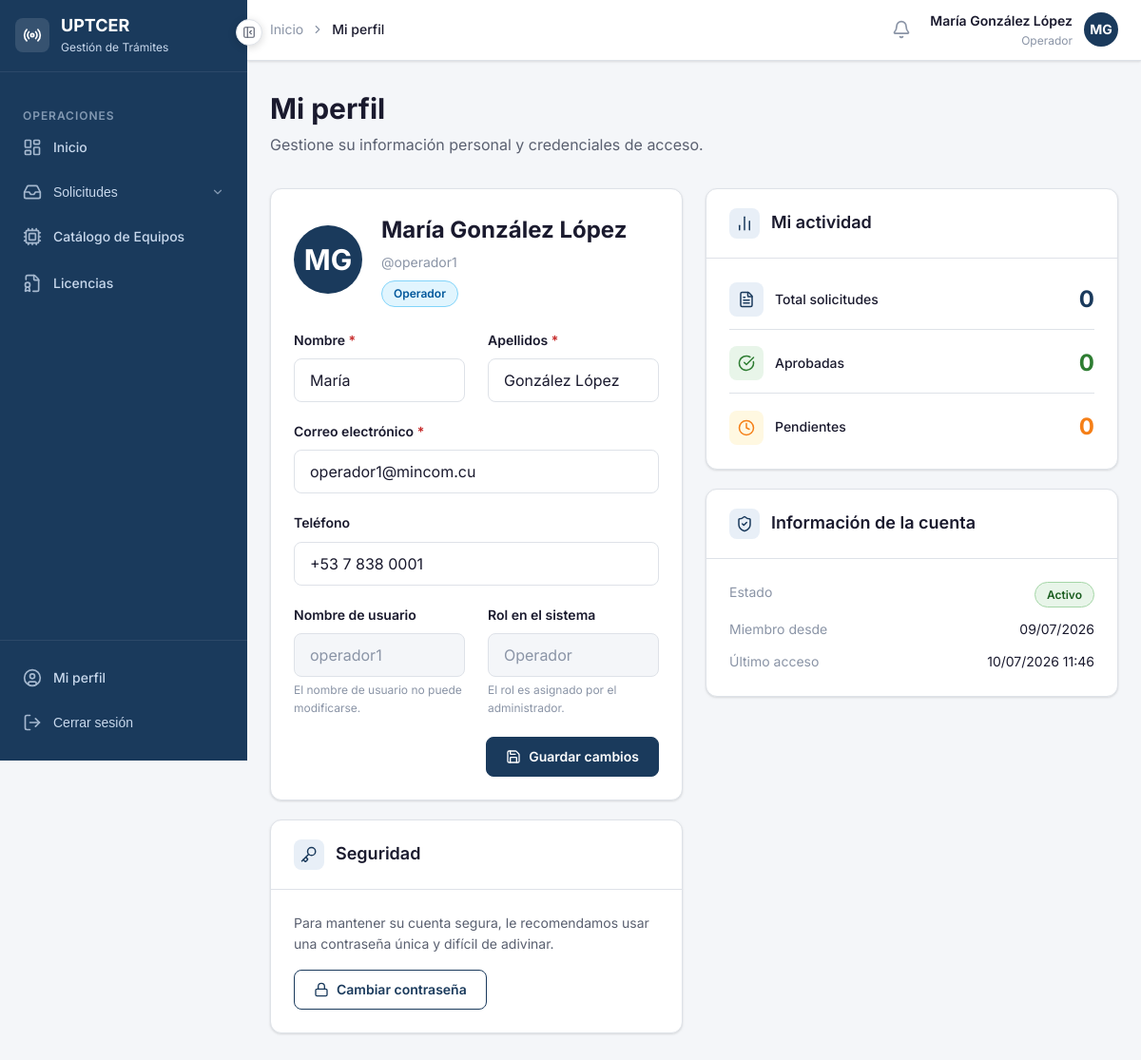
Before: /acceso/perfil/ (signed in) with the older database file.
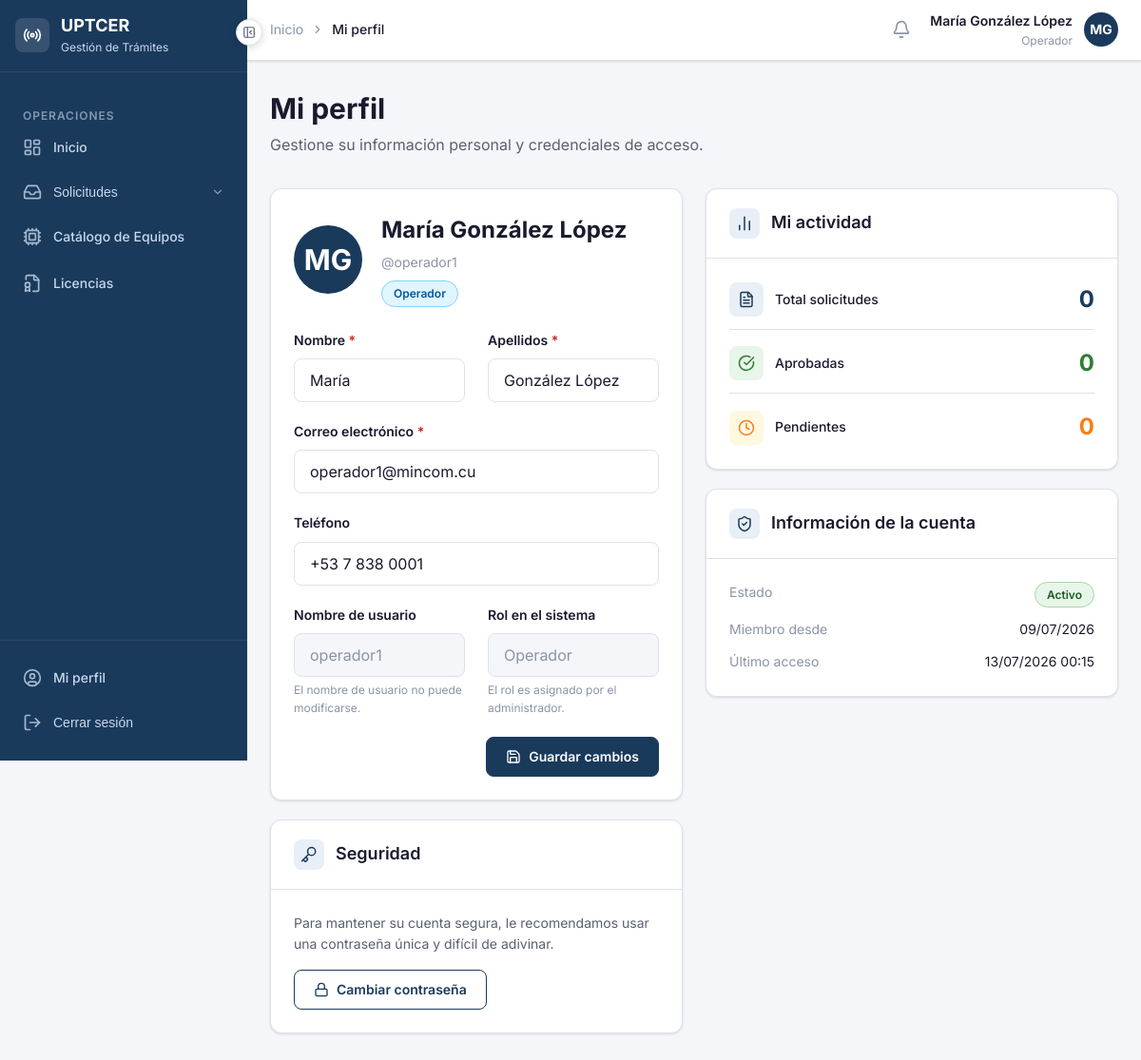
After: the same page with the newer database file.
### apps/accounts/models.py (models this page shows, shortened)
class Usuario(AbstractBaseUser, PermissionsMixin):
    ROL_PERSONA_NATURAL  = 'persona_natural'
    ROL_OPERADOR         = 'operador'
    ROL_ESPECIALISTA     = 'especialista'
    ROL_ADUANA           = 'aduana'
    ROL_DIRECTIVO        = 'directivo'
    ROLES = [
        (ROL_PERSONA_NATURAL, 'Persona Natural'),
        (ROL_OPERADOR,        'Operador'),
        (ROL_ESPECIALISTA,    'Especialista Técnico'),
        (ROL_ADUANA,          'Aduana'),
        (ROL_DIRECTIVO,       'Directivo'),
    ]
    username        = models.CharField('Usuario', max_length=150, unique=True)
    email           = models.EmailField('Correo electrónico', unique=True)
    nombre          = models.CharField('Nombre', max_length=100)
    apellidos       = models.CharField('Apellidos', max_length=100)
    rol             = models.CharField('Rol', max_length=30, choices=ROLES, default=ROL_PERSONA_NATURAL)
    telefono        = models.CharField('Teléfono', max_length=20, blank=True)
    activo          = models.BooleanField('Activo', default=True)
    fecha_registro  = models.DateTimeField('Fecha de registro', auto_now_add=True)
    is_active       = models.BooleanField(default=True)
    is_staff        = models.BooleanField(default=False)
    objects = UsuarioManager()
    USERNAME_FIELD  = 'username'
    REQUIRED_FIELDS = ['email', 'nombre', 'apellidos']
    class Meta:
        verbose_name        = 'Usuario'
        verbose_name_plural = 'Usuarios'
        ordering            = ['apellidos', 'nombre']
    def get_nombre_completo(self):
        return f'{self.nombre} {self.apellidos}'
    @property
    def es_persona_natural(self):
        return self.rol == self.ROL_PERSONA_NATURAL
    @property
    def es_operador(self):
        return self.rol == self.ROL_OPERADOR
    @property
    def es_especialista(self):
        return self.rol == self.ROL_ESPECIALISTA
    @property
    def es_aduana(self):
        return self.rol == self.ROL_ADUANA
    @property
    def es_directivo(self):
        return self.rol == self.ROL_DIRECTIVO

### apps/accounts/views.py (the view)
# urls.py: path('perfil/',                         views.perfil,                   name='perfil'),
@never_cache
@login_required
def perfil(request):
    usuario = request.user
    if request.method == 'POST':
        form = FormularioEditarPerfil(request.POST, instance=usuario)
        if form.is_valid():
            form.save()
            messages.success(request, 'Su perfil ha sido actualizado correctamente.')
            return redirect('accounts:perfil')
        else:
            messages.error(request, 'Por favor corrija los errores en el formulario.')
    else:
        form = FormularioEditarPerfil(instance=usuario)
    solicitudes = Solicitud.objects.filter(solicitante=usuario)
    return render(request, 'accounts/perfil.html', {
        'form':    form,
        'usuario': usuario,
        'estadisticas': {
            'total':      solicitudes.count(),
            'aprobadas':  solicitudes.filter(estado=Solicitud.ESTADO_APROBADA).count(),
            'pendientes': solicitudes.filter(estado__in=[
                              Solicitud.ESTADO_ENVIADA,
                              Solicitud.ESTADO_EN_REVISION
                          ]).count(),
        }
    })

### apps/accounts/forms.py
class FormularioEditarPerfil(forms.ModelForm):
    class Meta:
        model  = Usuario
        fields = ['nombre', 'apellidos', 'email', 'telefono']
        labels = {
            'nombre':    'Nombre',
            'apellidos': 'Apellidos',
            'email':     'Correo electrónico',
            'telefono':  'Teléfono',
        }
        widgets = {
            'nombre':    forms.TextInput(attrs={'class': 'campo-input'}),
            'apellidos': forms.TextInput(attrs={'class': 'campo-input'}),
            'email':     forms.EmailInput(attrs={'class': 'campo-input'}),
            'telefono':  forms.TextInput(attrs={'class': 'campo-input', 'placeholder': '+53 5 000 0000'}),
        }

### templates/accounts/perfil.html (shortened to what the changed rows need)
{% extends 'base/base.html' %}
{% block contenido %}
<div class="pagina-cabecera">
  <h1 class="pagina-titulo">Mi perfil</h1>
</div>
<div class="grid-2">
  <div style="display:flex;flex-direction:column;gap:var(--espacio-5);">
    <div class="tarjeta">
      <div class="tarjeta-cuerpo">
        <div style="display:flex;align-items:center;gap:var(--espacio-5);margin-bottom:var(--espacio-6);">
          <div style="width:72px;height:72px;border-radius:50%;background-color:var(--color-primario);display:flex;align-items:center;justify-content:center;color:white;font-size:var(--texto-2xl);font-weight:var(--peso-bold);flex-shrink:0;">
            {{ usuario.nombre|first|upper }}{{ usuario.apellidos|first|upper }}
          </div>
          <div>
            <div style="font-size:var(--texto-xl);font-weight:var(--peso-bold);color:var(--color-texto-principal);">
              {{ usuario.get_nombre_completo }}
            </div>
            <div style="font-size:var(--texto-sm);color:var(--color-texto-muted);margin-top:var(--espacio-1);">
              @{{ usuario.username }}
            </div>
            <div style="margin-top:var(--espacio-2);">
              <span class="badge badge-info">{{ usuario.get_rol_display }}</span>
            </div>
          </div>
        </div>
        <form method="post" novalidate>
          <div class="grid-2">
            <div class="campo-grupo">
              <label class="campo-etiqueta requerido">{{ form.nombre.label }}</label>
              {{ form.nombre }}
            </div>
            <div class="campo-grupo">
              <label class="campo-etiqueta requerido">{{ form.apellidos.label }}</label>
              {{ form.apellidos }}
            </div>
          </div>
          <div class="campo-grupo">
            <label class="campo-etiqueta requerido">{{ form.email.label }}</label>
            {{ form.email }}
          </div>
          <div class="campo-grupo">
            <label class="campo-etiqueta">{{ form.telefono.label }}</label>
            {{ form.telefono }}
          </div>
          <div class="grid-2">
            <div class="campo-grupo">
              <label class="campo-etiqueta">Nombre de usuario</label>
              <input type="text" class="campo-input" value="{{ usuario.username }}" disabled
                style="background-color:var(--color-fondo);color:var(--color-texto-muted);">
              <p class="campo-ayuda">El nombre de usuario no puede modificarse.</p>
            </div>
            <div class="campo-grupo">
              <label class="campo-etiqueta">Rol en el sistema</label>
              <input type="text" class="campo-input" value="{{ usuario.get_rol_display }}" disabled
                style="background-color:var(--color-fondo);color:var(--color-texto-muted);">
              <p class="campo-ayuda">El rol es asignado por el administrador.</p>
            </div>
          </div>
        </form>
      </div>
    </div>
    <div class="tarjeta">
      <div class="tarjeta-cabecera">
        <div style="display:flex;align-items:center;gap:var(--espacio-3);">
          <h2 class="tarjeta-titulo">Seguridad</h2>
        </div>
      </div>
    </div>
  </div>
  <div style="display:flex;flex-direction:column;gap:var(--espacio-5);">
    <div class="tarjeta">
      <div class="tarjeta-cabecera">
        <div style="display:flex;align-items:center;gap:var(--espacio-3);">
          <h2 class="tarjeta-titulo">Mi actividad</h2>
        </div>
      </div>
    </div>
    <div class="tarjeta">
      <div class="tarjeta-cabecera">
        <div style="display:flex;align-items:center;gap:var(--espacio-3);">
          <h2 class="tarjeta-titulo">Información de la cuenta</h2>
        </div>
      </div>
      <div class="tarjeta-cuerpo">
        <div style="display:flex;flex-direction:column;gap:var(--espacio-3);">
          <div style="display:flex;justify-content:space-between;">
            <span style="font-size:var(--texto-sm);color:var(--color-texto-muted);">Miembro desde</span>
            <span style="font-size:var(--texto-sm);">{{ usuario.fecha_registro|date:"d/m/Y" }}</span>
          </div>
          <div style="display:flex;justify-content:space-between;">
            <span style="font-size:var(--texto-sm);color:var(--color-texto-muted);">Último acceso</span>
            <span style="font-size:var(--texto-sm);">
              {% if usuario.last_login %}
                {{ usuario.last_login|date:"d/m/Y H:i" }}
              {% else %}
                —
              {% endif %}
            </span>
          </div>
        </div>
      </div>
    </div>
  </div>
</div>
{% endblock %}

### templates/base/base.html (shortened to what the changed rows need)
<!DOCTYPE html>
<html lang="es">
<head>
  {% load static %}
  <link rel="stylesheet" href="{% static 'css/global.css' %}">
  <link rel="stylesheet" href="{% static 'css/toast.css' %}">
  <link rel="stylesheet" href="{% static 'css/modal.css' %}">
  <link rel="stylesheet" href="{% static 'css/componentes.css' %}">
</head>
<body>
<div class="layout-wrapper">
  <div class="layout-main">
    <header class="layout-navbar">
      <div style="display:flex;align-items:center;gap:var(--espacio-3);">
        <a href="{% url 'notificaciones:lista' %}"
          id="btn-notificaciones"
          style="position:relative;width:36px;height:36px;border-radius:var(--radio-md);display:flex;align-items:center;justify-content:center;color:var(--color-texto-muted);background:transparent;border:none;cursor:pointer;text-decoration:none;transition:var(--transicion-rapida);"
          onmouseenter="this.style.background='var(--color-fondo)';this.style.color='var(--color-texto-principal)'"
          onmouseleave="this.style.background='transparent';this.style.color='var(--color-texto-muted)'"
          title="Notificaciones"
        >
          <i data-lucide="bell" style="width:20px;height:20px;"></i>
        </a>
        <div style="text-align:right;">
          <div style="font-size:var(--texto-sm);font-weight:var(--peso-semi);color:var(--color-texto-principal);">
            {{ user.get_nombre_completo }}
          </div>
          <div style="font-size:var(--texto-xs);color:var(--color-texto-muted);">
            {{ user.get_rol_display }}
          </div>
        </div>
        <div style="width:36px;height:36px;border-radius:50%;background-color:var(--color-primario);display:flex;align-items:center;justify-content:center;color:white;font-size:var(--texto-sm);font-weight:var(--peso-bold);">
          {{ user.nombre|first|upper }}{{ user.apellidos|first|upper }}
        </div>
      </div>
    </header>
    <main class="layout-contenido">
      {% block contenido %}{% endblock %}
    </main>
  </div>
</div>
</body>
</html>

Changed rows visible on the page:
changed Usuario "María González López": last_login "10/07/2026 11:46" → "13/07/2026 00:15"
